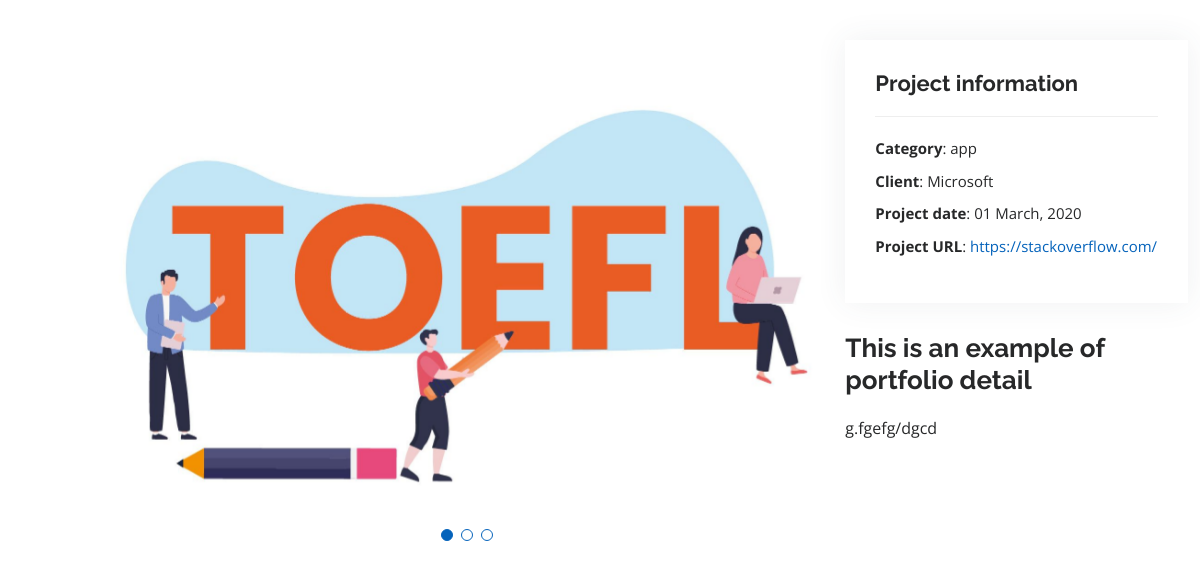
Page /portfolio_project/2 on the earlier database version.
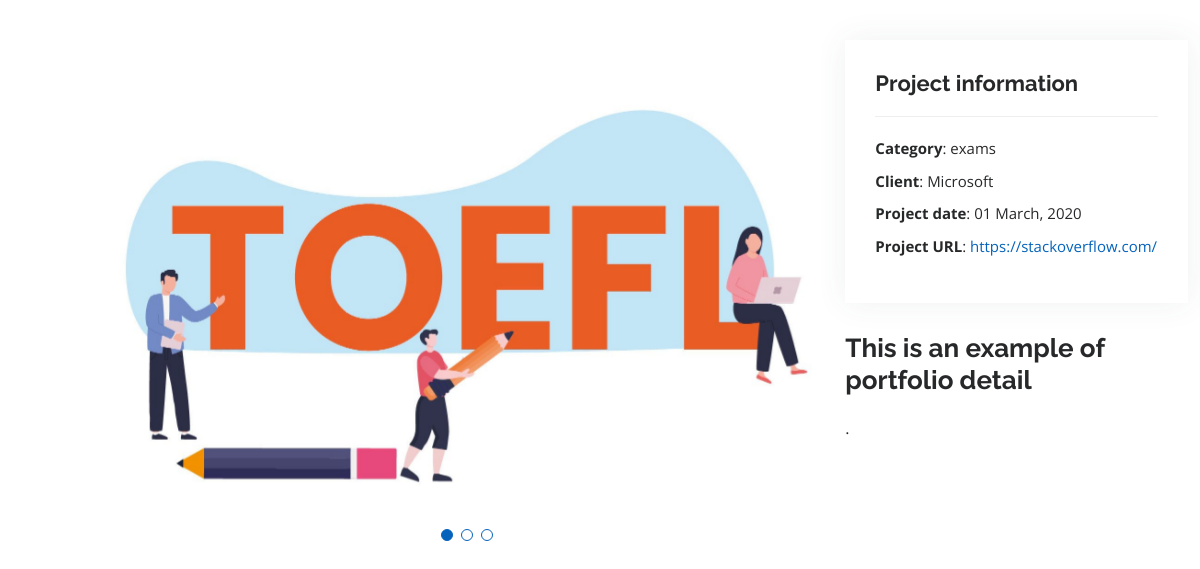
Same page on the later database version.
### resume/models.py (models this page shows)
class PortfolioProject(models.Model):
    name = models.CharField(max_length=50)
    image = models.ImageField(upload_to="media")
    short_description = models.CharField(max_length=50)
    description = models.TextField(max_length=1000)
    category = models.CharField(max_length=50)
    client = models.CharField(max_length=50)
    url = models.URLField()

### resume/views.py (the view)
# urls.py: path("portfolio_project/<int:id>", portfolio_project, name="portfolio_project"),
def portfolio_project (request, id):
    project=get_object_or_404(PortfolioProject, id=id)
    return render(request, "portfolio-details.html", context={"project": project})

### resume/templates/portfolio-details.html (shortened to what this page needs)
{% extends "base.html" %} {% load static %} {% block bodycontent %}
<main id="main">
  <section id="portfolio-details" class="portfolio-details">
    <div class="container">
      <div class="row gy-4">
        <div class="col-lg-8">
          <div class="portfolio-details-slider swiper">
            <div class="swiper-wrapper align-items-center">
              <div class="swiper-slide">
                <img src="{{project.image.url}}" alt="" />
              </div>
            </div>
            <div class="swiper-pagination"></div>
          </div>
        </div>
        <div class="col-lg-4">
          <div class="portfolio-info">
            <h3>Project information</h3>
            <ul>
              <li><strong>Category</strong>: {{project.category}}</li>
              <li><strong>Client</strong>: {{project.client}}</li>
              <li><strong>Project date</strong>: 01 March, 2020</li>
              <li>
                <strong>Project URL</strong>:
                <a href="{{project.url}}">{{project.url}}</a>
              </li>
            </ul>
          </div>
          <div class="portfolio-description">
            <h2>This is an example of portfolio detail</h2>
            <p>{{project.description}}</p>
          </div>
        </div>
      </div>
    </div>
  </section>
</main>
{% endblock %}

Differences in the rows shown:
changed PortfolioProject "Microsoft": category "app" → "exams"; description "g.fgefg/dgcd" → "."
